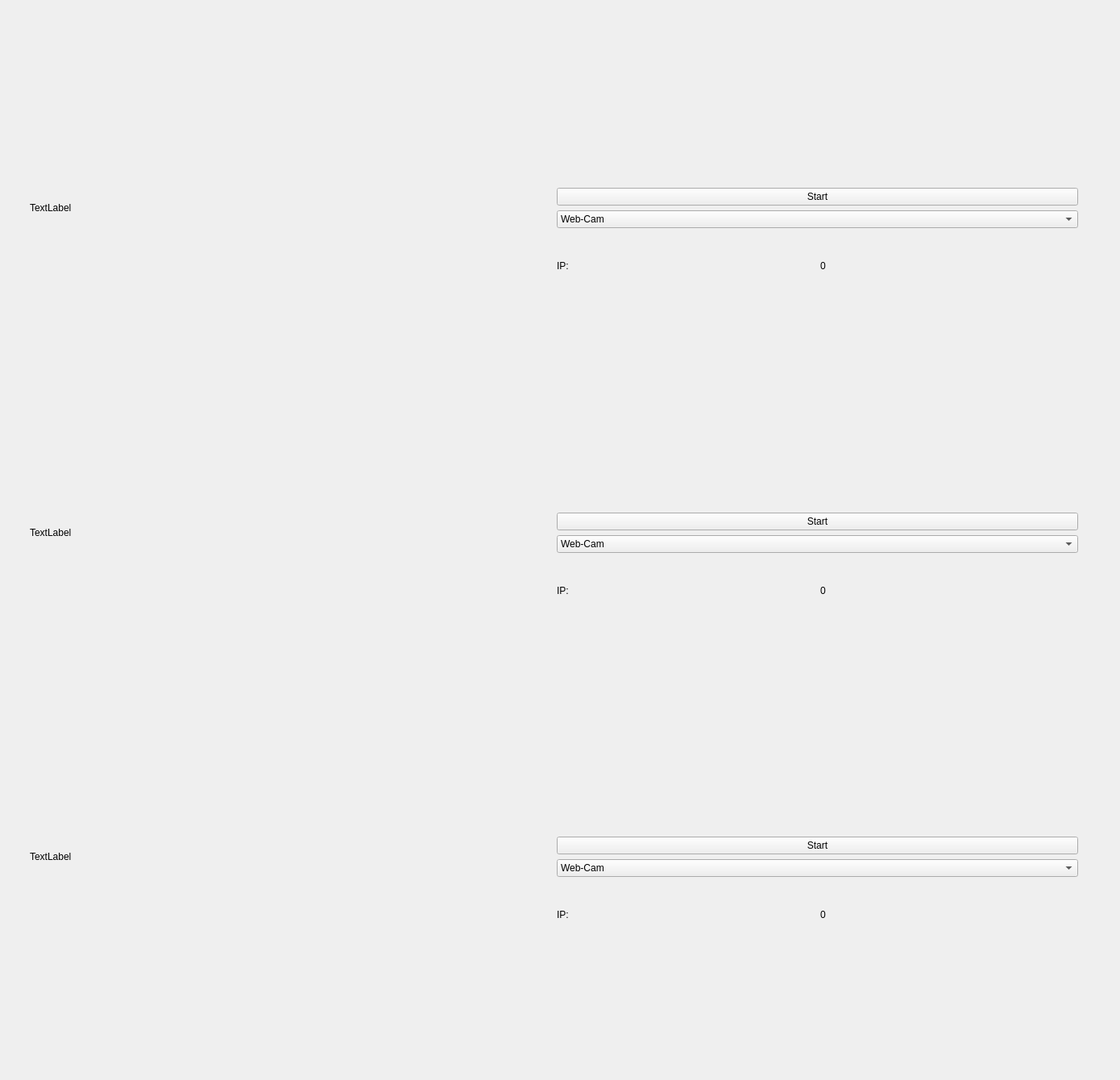
<?xml version="1.0" encoding="UTF-8"?>
<ui version="4.0">
 <class>Form</class>
 <widget class="QWidget" name="Form">
  <property name="geometry">
   <rect>
    <x>0</x>
    <y>0</y>
    <width>1390</width>
    <height>1340</height>
   </rect>
  </property>
  <property name="windowTitle">
   <string>Form</string>
  </property>
  <widget class="QWidget" name="verticalLayoutWidget_2">
   <property name="geometry">
    <rect>
     <x>37</x>
     <y>60</y>
     <width>1301</width>
     <height>1201</height>
    </rect>
   </property>
   <layout class="QVBoxLayout" name="verticalLayout_4">
    <item>
     <layout class="QHBoxLayout" name="horizontalLayout">
      <item>
       <widget class="QLabel" name="FeedLabel_1">
        <property name="text">
         <string>TextLabel</string>
        </property>
       </widget>
      </item>
      <item>
       <layout class="QVBoxLayout" name="verticalLayout">
        <item>
         <widget class="QLabel" name="noedit_23">
          <property name="text">
           <string/>
          </property>
         </widget>
        </item>
        <item>
         <widget class="QPushButton" name="stopstart_1">
          <property name="text">
           <string>Start</string>
          </property>
         </widget>
        </item>
        <item>
         <widget class="QComboBox" name="comboBox_1">
          <item>
           <property name="text">
            <string>Web-Cam</string>
           </property>
          </item>
          <item>
           <property name="text">
            <string>Example 1</string>
           </property>
          </item>
          <item>
           <property name="text">
            <string>Example 2</string>
           </property>
          </item>
         </widget>
        </item>
        <item>
         <layout class="QGridLayout" name="gridLayout">
          <item row="0" column="2">
           <widget class="QLabel" name="IP_edit_1">
            <property name="text">
             <string>0</string>
            </property>
           </widget>
          </item>
          <item row="0" column="1">
           <widget class="QLabel" name="noedit">
            <property name="text">
             <string>IP:</string>
            </property>
           </widget>
          </item>
          <item row="1" column="2">
           <widget class="QLabel" name="noedit_54">
            <property name="text">
             <string/>
            </property>
           </widget>
          </item>
         </layout>
        </item>
       </layout>
      </item>
     </layout>
    </item>
    <item>
     <layout class="QHBoxLayout" name="horizontalLayout_2">
      <item>
       <widget class="QLabel" name="FeedLabel_2">
        <property name="text">
         <string>TextLabel</string>
        </property>
       </widget>
      </item>
      <item>
       <layout class="QVBoxLayout" name="verticalLayout_2">
        <item>
         <widget class="QLabel" name="noedit_09">
          <property name="text">
           <string/>
          </property>
         </widget>
        </item>
        <item>
         <widget class="QPushButton" name="stopstart_2">
          <property name="text">
           <string>Start</string>
          </property>
         </widget>
        </item>
        <item>
         <widget class="QComboBox" name="comboBox_2">
          <item>
           <property name="text">
            <string>Web-Cam</string>
           </property>
          </item>
          <item>
           <property name="text">
            <string>Example 1</string>
           </property>
          </item>
          <item>
           <property name="text">
            <string>Example 2</string>
           </property>
          </item>
         </widget>
        </item>
        <item>
         <layout class="QGridLayout" name="gridLayout_2">
          <item row="1" column="2">
           <widget class="QLabel" name="noedit_43">
            <property name="text">
             <string/>
            </property>
           </widget>
          </item>
          <item row="0" column="1">
           <widget class="QLabel" name="noedit_2">
            <property name="text">
             <string>IP:</string>
            </property>
           </widget>
          </item>
          <item row="0" column="2">
           <widget class="QLabel" name="IP_edit_2">
            <property name="text">
             <string>0</string>
            </property>
           </widget>
          </item>
         </layout>
        </item>
       </layout>
      </item>
     </layout>
    </item>
    <item>
     <layout class="QHBoxLayout" name="horizontalLayout_3">
      <item>
       <widget class="QLabel" name="FeedLabel_3">
        <property name="text">
         <string>TextLabel</string>
        </property>
       </widget>
      </item>
      <item>
       <layout class="QVBoxLayout" name="verticalLayout_3">
        <item>
         <widget class="QLabel" name="label_5">
          <property name="text">
           <string/>
          </property>
         </widget>
        </item>
        <item>
         <widget class="QPushButton" name="stopstart_3">
          <property name="text">
           <string>Start</string>
          </property>
         </widget>
        </item>
        <item>
         <widget class="QComboBox" name="comboBox_3">
          <item>
           <property name="text">
            <string>Web-Cam</string>
           </property>
          </item>
          <item>
           <property name="text">
            <string>Example 1</string>
           </property>
          </item>
          <item>
           <property name="text">
            <string>Example 2</string>
           </property>
          </item>
         </widget>
        </item>
        <item>
         <layout class="QGridLayout" name="gridLayout_3">
          <item row="0" column="2">
           <widget class="QLabel" name="IP_edit_3">
            <property name="text">
             <string>0</string>
            </property>
           </widget>
          </item>
          <item row="0" column="1">
           <widget class="QLabel" name="noedit_3">
            <property name="text">
             <string>IP:</string>
            </property>
           </widget>
          </item>
          <item row="1" column="2">
           <widget class="QLabel" name="label_6">
            <property name="text">
             <string/>
            </property>
           </widget>
          </item>
         </layout>
        </item>
       </layout>
      </item>
     </layout>
    </item>
   </layout>
  </widget>
 </widget>
 <resources/>
 <connections/>
</ui>
